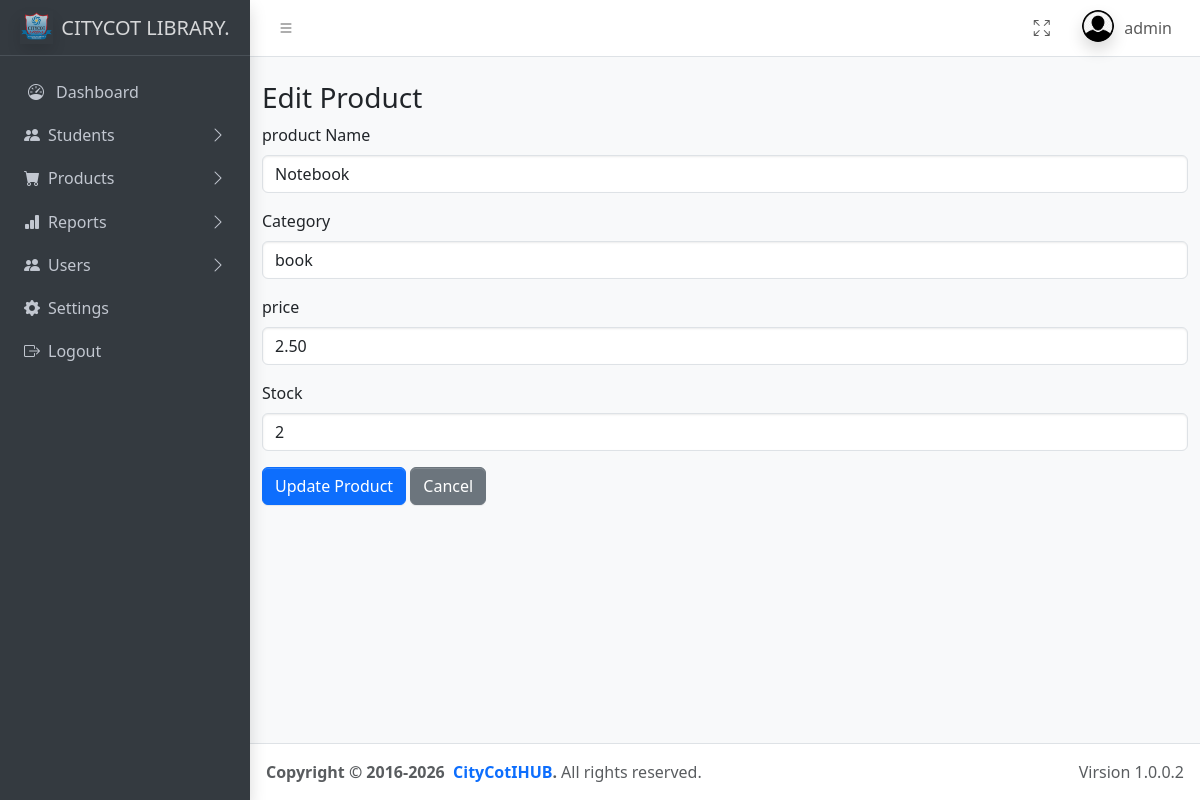
Page /admin/edit_products.php?product_id=PID001 (signed in) on the committed database.
### tables this page shows
CREATE TABLE `products` (
  `product_id` varchar(20) NOT NULL,
  `product_name` varchar(150) NOT NULL,
  `category` varchar(100) DEFAULT NULL,
  `price` decimal(10,2) NOT NULL,
  `stock` int(11) NOT NULL,
  `created_at` timestamp NOT NULL DEFAULT current_timestamp()
);

### admin/edit_products.php (the view, shortened to what this page needs)
<?php
include("../includes/connection.php");
include("../includes/header.php");
if(isset($_GET['product_id']) && !empty($_GET['product_id'])) {
    $stmt = $conn->prepare("SELECT * FROM products WHERE product_id = ?");
    $stmt->bind_param("s", $_GET['product_id']);
    $stmt->execute();
    $result = $stmt->get_result();
    if($result->num_rows > 0){
        $products = $result->fetch_assoc();
    } else {
        die("Product not found");
    }
} else {
    die("Invalid Product ID");
}
?>
<main class="app-main">
  <div class="container mt-4">
    <h3>Edit Product</h3>
    <form action="" method="POST" autocomplete="off">
      <div class="mb-3">
        <label for="product_name" class="form-label">product Name</label>
        <input type="text" name="product_name" class="form-control" id="product_name"  value="<?= $products['product_name'] ?>">
      </div>
      <div class="mb-3">
        <label for="category" class="form-label">Category</label>
        <input type="text" name="category" class="form-control" id="category"  value="<?= $products['category'] ?>">
      </div>
      <div class="mb-3">
        <label for="price" class="form-label">price</label>
        <input type="number" name="price" class="form-control" id="price"  value="<?= $products['price'] ?>">
      </div>
      <div class="mb-3">
        <label for="stock" class="form-label">Stock</label>
        <input type="number" name="stock" class="form-control" id="stock"  value="<?= $products['stock'] ?>">
    </div>
      <button type="submit" name="update" class="btn btn-primary">Update Product</button>
      <a href="../admin/manage_products.php" class="btn btn-secondary">Cancel</a>
    </form>
  </div>
</main>
<?php include '../includes/footer.php'; ?>

### rows in the picture
products: product_name "Notebook", category "book", price "2.50", stock "2"

### other values in the picture
$_SESSION['username'] "admin"
